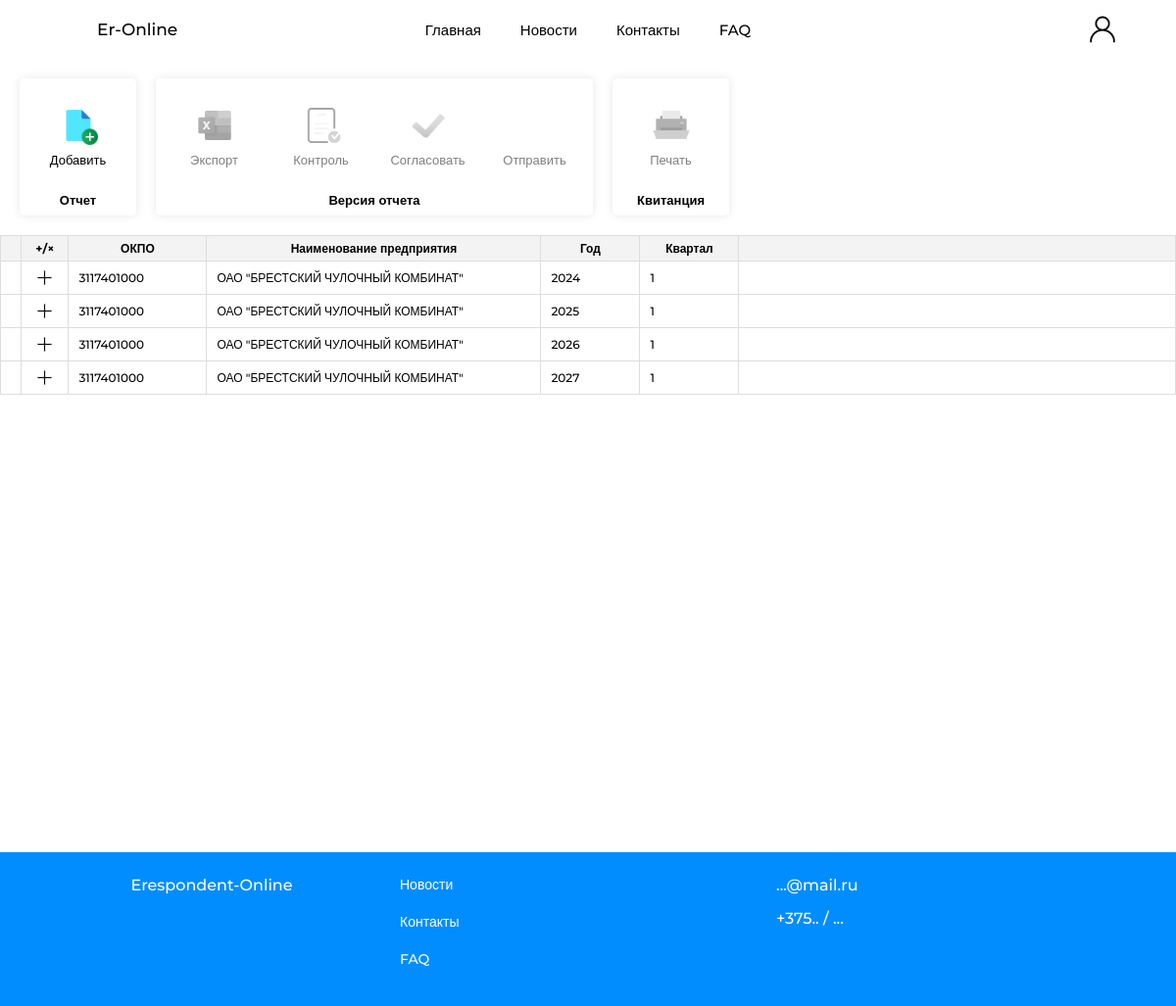
The app's page /report_area (signed in), older data.
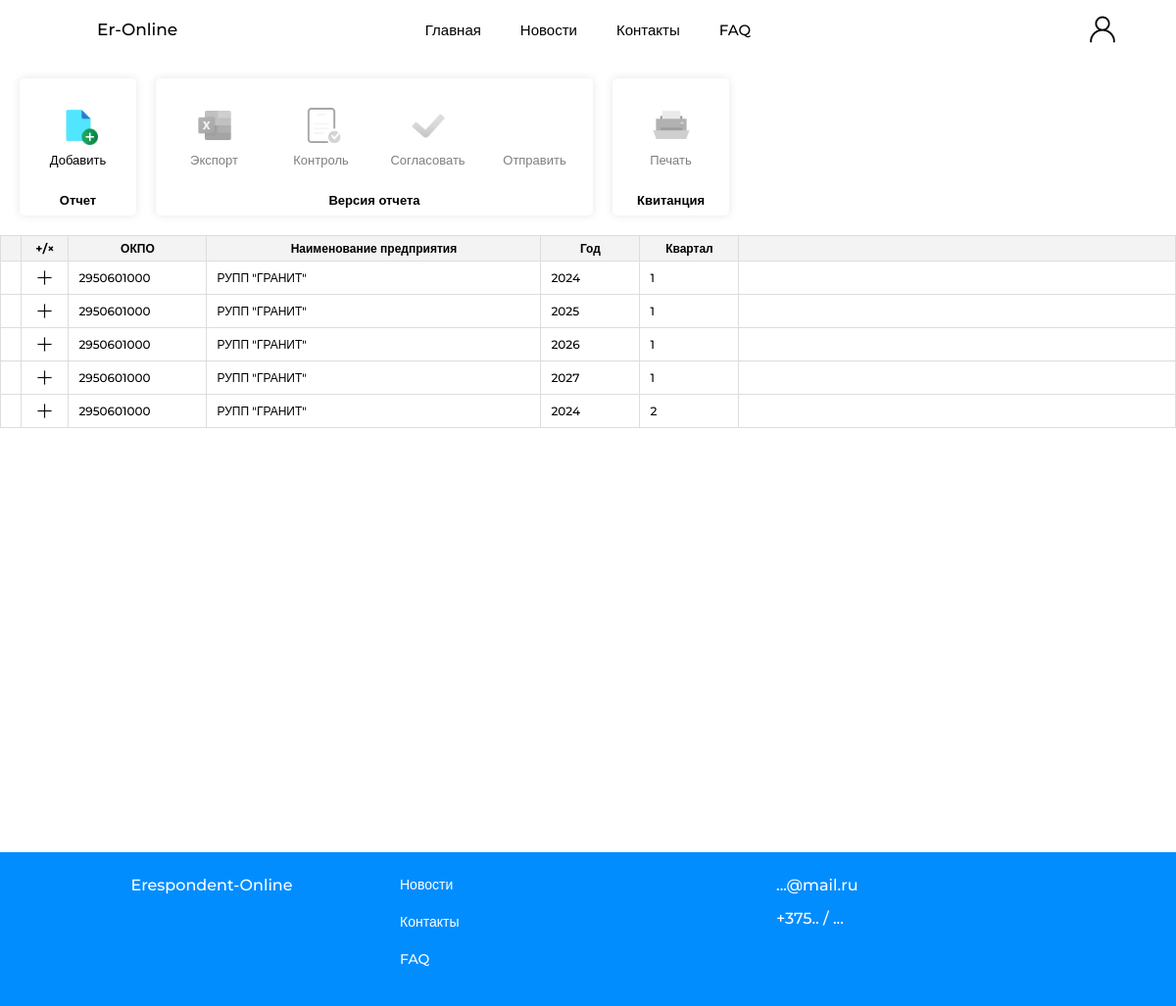
The same page, newer data.
### website/models.py (models this page shows)
class Report(db.Model):
    __tablename__ = 'report'
    id = db.Column(db.Integer, primary_key=True)
    okpo = db.Column(db.Integer)
    organization_name = db.Column(db.String(50))
    year = db.Column(db.Integer)
    quarter = db.Column(db.Integer)
    user_id = db.Column(db.Integer, db.ForeignKey('user.id'))
    time_of_receipt = db.Column(db.Date)
    versions = relationship('Version_report', backref='report')

### website/views.py (the view, shortened to what this page needs)
@views.route('/report_area')
@profile_complete
@login_required
def report_area():
    report = Report.query.filter_by(user_id=current_user.id).all()
    version = Version_report.query.filter_by().all()
    for rep in report:
        rep.versions = Version_report.query.filter_by(report_id=rep.id).all()
        for version in rep.versions:
            version.tickets = Ticket.query.filter_by(version_report_id=version.id).all()
    organization = Organization.query.filter_by(id=current_user.organization.id).all()
    dirUnit = DirUnit.query.filter_by().all()
    dirProduct = DirProduct.query.filter_by().all()
    for row in dirProduct:
        current_unit = DirUnit.query.filter_by(IdUnit=row.IdUnit).first()
        row.IdUnit = current_unit.NameUnit
    year_today = datetime.now().year
    return render_template('report_area.html',
                           year_today=year_today,
                           report=report,
                           user=current_user,
                           dirUnit=dirUnit,
                           dirProduct=dirProduct,
                           organization=organization,
                           version=version)

### website/views.py (called while the page is built)
def profile_complete(f):
    @wraps(f)
    def decorated_function(*args, **kwargs):
        if not current_user.fio or not current_user.telephone or not current_user.organization_id:
            flash('Профиль пользователя не полностью заполнен. Пожалуйста, заполните все обязательные поля.', 'error')
            return redirect(url_for('views.profile_common'))
        return f(*args, **kwargs)
    return decorated_function

### website/templates/report_area.html (shortened to what this page needs)
{% extends "base.html" %}
{% block content %}
<div class="report-area_page">
    <div class="report-area_menu">
        <div class="report-area_podmenu">
            <div class="content-podmenu">
                <nav>
                    <ul>
                        <section>
                            <div class="functions_menu">
                                <li id = "link_add_report">
                                    <img src="{{ url_for('static', filename='img/icon_new_file.png') }}" alt="Создать отчет">
                                    <a>Добавить</a>
                                </li>
                            </div>
                            <a class="functions_menu_name">
                                Отчет
                            </a>
                        </section>
                        <section>
                            <div class="functions_menu">
                                <li id="export_versionButton">
                                    <img src="{{ url_for('static', filename='img/icon_excel.png') }}" alt="">
                                    <a>Экспорт</a>
                                </li>
                                <li id="control_versionButton">
                                    <img src="{{ url_for('static', filename='img/icon_control.png') }}" alt="">
                                    <a>Контроль</a>
                                </li>
                                <li id = "agreedVersionButton">
                                    <img src="{{ url_for('static', filename='img/icon_galochka.png') }}" alt="">
                                    <a>Согласовать</a>
                                </li>
                                <li id = "sentVersionButton">
                                    <a>Отправить</a>
                                </li>
                            </div>
                            <a class="functions_menu_name">
                                Версия отчета
                            </a>
                        </section>
                        <section>
                            <div class="functions_menu">
                                <li id = "PrintTicketButton">
                                    <img src="{{ url_for('static', filename='img/icon_print_file.png') }}" alt="">
                                    <a>Печать</a>
                                </li>
                            </div>
                            <a class="functions_menu_name">
                                Квитанция
                            </a>
                        </section>
                    </ul>
                </nav>
            </div>
        </div>
    </div>
        <div class="report-area" >
            <table class="table_report-area">
                <thead class="order-table_titels">
                    <tr>
                        <th></th>
                        <th style = "white-space: nowrap;">+/&times;</th>
                        <th class="resizable" style="min-width: 120px;">ОКПО<div class="resizer"></div></th>
                        <th class="resizable" style="white-space: nowrap; min-width: 320px;">Наименование предприятия<div class="resizer"></div></th>
                        <th class="resizable" style="min-width: 80px;">Год<div class="resizer"></div></th>
                        <th class="resizable" style="min-width: 80px;">Квартал<div class="resizer"></div></th>
                        <th></th>
                    </tr>
                </thead>
                <tbody>
                    {%if report%}
                        {% for row in report %}
                        <tr class="report_row" data-id="{{ row.id }}">
                            <td></td>
                            <td>
                                <button class="show-versions_button">
                                    <img src="{{ url_for('static', filename='img/close_black.png')}}" class = "close_black" alt="Просмотреть версии">
                                </button>
                            </td>
                            <td>
                                <input type = "text" id = "report_okpo" value = "{{ row.okpo }}" readonly>
                            </td>
                            <td>
                                <input type = "text" id = "report_organization_name" value = "{{ row.organization_name }}" readonly>
                            </td>
                            <td>
                                <input type = "text" id = "report_year" value = "{{ row.year }}" readonly>
                            </td>
                            <td>
                                <input type = "text" id = "report_quarter" value = "{{ row.quarter }}" readonly>
                            </td>
                            <td>
                            </td>
                        </tr>
                        {% endfor %}
                {%endif%}
                </tbody>
            </table>
        </div>
</div>
{% endblock %}

### website/templates/base.html (shortened to what this page needs)
<!DOCTYPE html>
<html>
  <head>
    <link rel="stylesheet" href="{{ url_for('static', filename='css/base.css') }}">
    <link rel="stylesheet" href="{{ url_for('static', filename='css/adap.css') }}">
  </head>
  <body>
    <header class="fixed-header">
      <div class="header-left">
         <nav>
          <ul>
              <li class = "short_name_app" onclick="window.location.href='/'">
                <a href="/">Er-Online</a>
              </li>
          </ul>
        </nav>
      </div>
      <div class="header-center">
        <nav>
          <ul>
              <li onclick="window.location.href='/'">Главная</li>
              <li onclick="smoothScroll('/news')">Новости</li>
              <li onclick="window.location.href='/contacts'" >Контакты</li>
              <li onclick="window.location.href='/FAQ'" >FAQ</li>
          </ul>
        </nav>
      </div>
      <div class="header-right">
        <div class="user-container">
          {% set icon_path = 'img/icon_black-user.png' if current_user.is_authenticated else 'img/log.png' %}
          <img class="icon_black" src="{{ url_for('static', filename=icon_path) }}" alt="">
        </div>
      </div>
    </header>
    <main>
    {% block content %}
    {% endblock %}
    </main>
    <footer>
      <div class = "footer_cont">
        <div class = "left_col_footer">
          <nav>
            <ul>
                <li onclick="window.location.href='/'">Erespondent-Online</li>
            </ul>
          </nav>
        </div>
        <div class = "center_col_footer">
            <nav>
                <ul>
                  <li onclick="window.location.href='/news'">Новости</li>
                  <li onclick="window.location.href='/contacts'" >Контакты</li>
                  <li onclick="window.location.href='/FAQ'" >FAQ</li>
                </ul>
            </nav>
        </div>
        <div class = "right_col_footer">
          <nav>
              <ul>
                <li onclick="window.location.href=''">...@mail.ru</li>
                <li>+375.. / ...</li>
              </ul>
          </nav>
      </div>
    </footer>
  </body>
</html>

### website/static/css/adap.css (style rules this page uses)
@media (max-width: 1440px) { header { font-size: 15px; } }
@media (max-width: 1440px) { .short_name_app { display: block; } }

Row changes from the older to the newer data that the page shows:
changed Report (number 1 of 5 on the later page): okpo "3117401000" → "2950601000"; organization_name "ОАО \"БРЕСТСКИЙ ЧУЛОЧНЫЙ КОМБИНАТ\"" → "РУПП \"ГРАНИТ\""
changed Report (number 2 of 5 on the later page): okpo "3117401000" → "2950601000"; organization_name "ОАО \"БРЕСТСКИЙ ЧУЛОЧНЫЙ КОМБИНАТ\"" → "РУПП \"ГРАНИТ\""
changed Report (number 3 of 5 on the later page): okpo "3117401000" → "2950601000"; organization_name "ОАО \"БРЕСТСКИЙ ЧУЛОЧНЫЙ КОМБИНАТ\"" → "РУПП \"ГРАНИТ\""
changed Report (number 4 of 5 on the later page): okpo "3117401000" → "2950601000"; organization_name "ОАО \"БРЕСТСКИЙ ЧУЛОЧНЫЙ КОМБИНАТ\"" → "РУПП \"ГРАНИТ\""
added Report: okpo "2950601000", organization_name "РУПП \"ГРАНИТ\"", year "2024", quarter "2"
